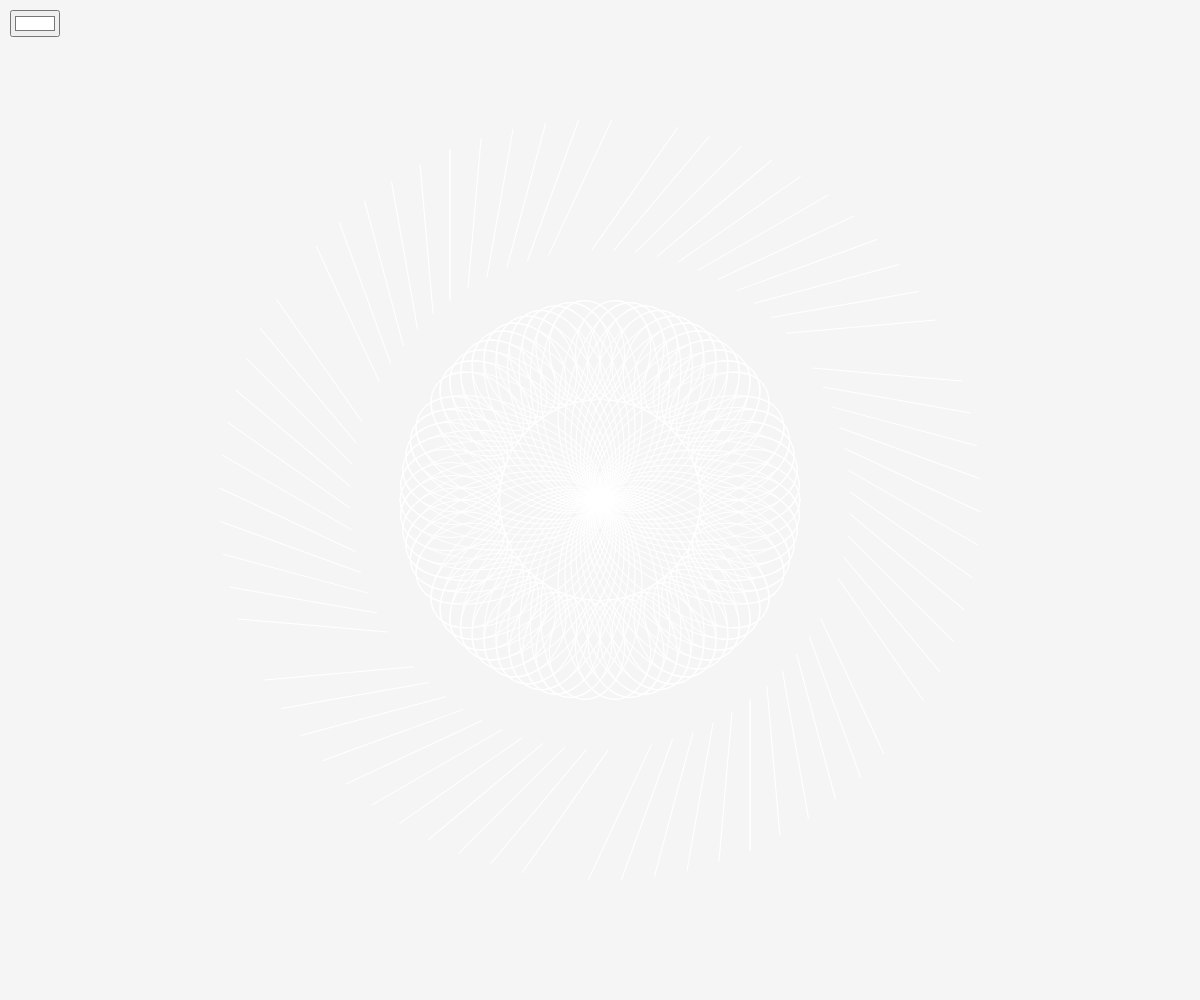
Frame 1 (no input)
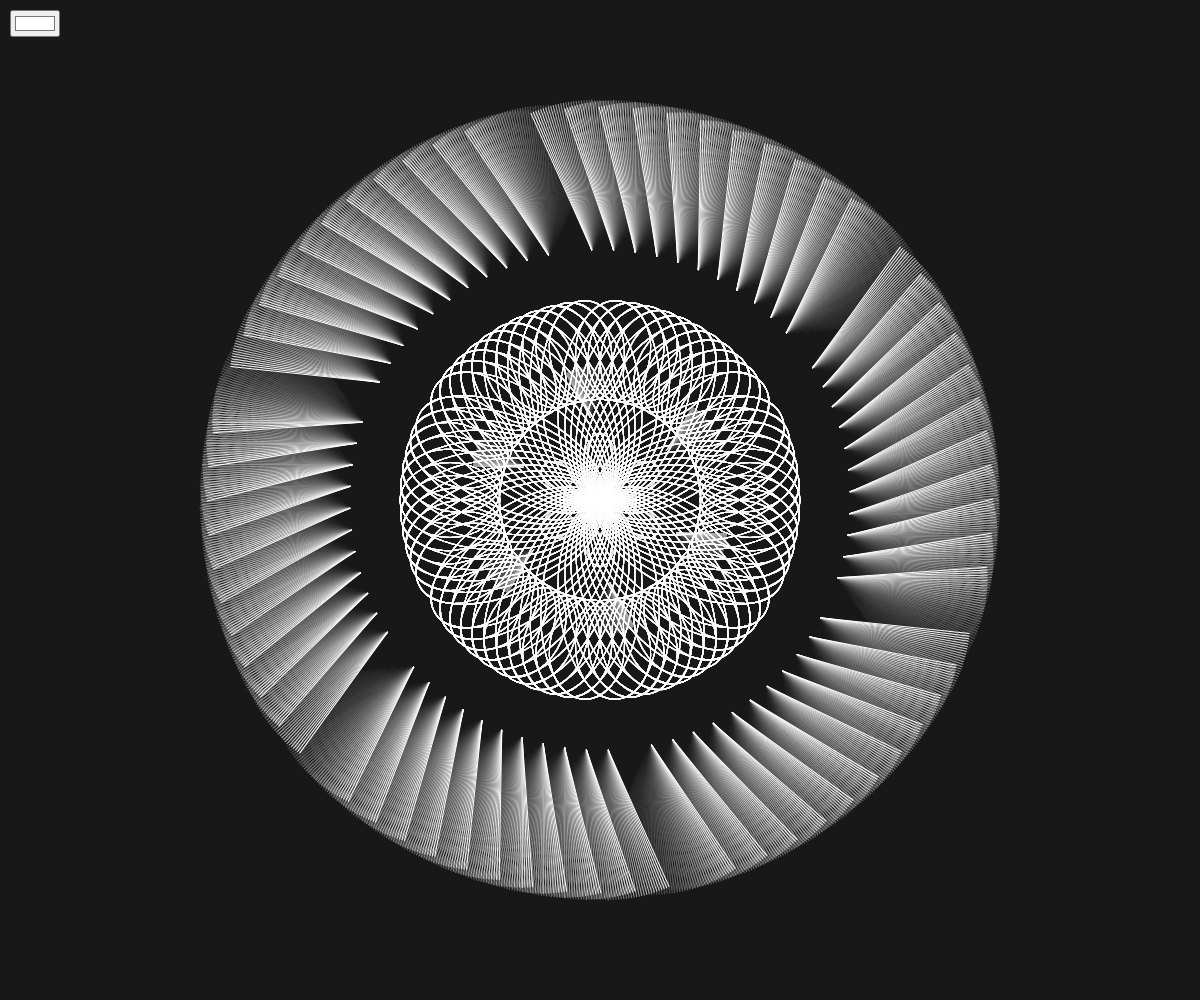
Frame 60 (no input)
Frame 120 (the mouse pressed at the canvas centre since frame 60): identical to frame 60, image omitted

The p5.js sketch that drew these frames (run headless with seeded random() and noise() and a simulated clock; from frame 60 on, the mouse is pressed at the canvas centre):

// p5.js sketch
// ── sketch.js
// Initialisiere die Variablen für das Farbwähler-Element und die Radien der Ellipsen sowie den Rotationswinkel
let colorPicker;
let r1 = 200;
let r2 = 100;
let angle = 0;

// Steuerungsvariablen für die Pausierung und die Richtung der Rotation, Wachstumsrate der Ellipse und maximale Ellipsengröße
let rotationPaused = false;
let reverseRotation = false;
let ellipseGrowthRate = 0.01; // Faktor 8 langsameres Wachstum
let maxEllipseSize = 2000; // Maximale Größe der Ellipse

function setup() {
  // Erstelle einen Farbwähler und platziere ihn an der Position (10, 10)
  colorPicker = createColorPicker('#ffffff');
  colorPicker.position(10, 10);
  
  // Erstelle ein Canvas mit der Größe des Browserfensters und setze den Winkelmodus auf Grad
  createCanvas(windowWidth, windowHeight);
  angleMode(DEGREES);
}

function draw() {
  // Wenn die Rotation pausiert ist, verlasse die draw() Funktion
  if (rotationPaused) {
    return;
  }
  
  // Setze den Hintergrund und zeichne keine Füllung, setze die Strichfarbe auf die des Farbwählers
  background(0, 10);
  noFill();
  stroke(colorPicker.color());

  // Schleife für die Rotation und Zeichnung der Formen
  for (let i = 0; i < 72; i++) {
    push();
    translate(width / 2, height / 2);

    // Je nach Richtung der Rotation, rotiere im oder gegen den Uhrzeigersinn
    if (!reverseRotation) {
      rotate(i * 5);
    } else {
      rotate(-i * 5);
    }

    // Skalierung bei spezifischen Schritten
    if (i % 12 === 6) {
      scale(0.333);
    }

    // Zeichne die erste Ellipse
    ellipse(100, 0, r1, r2);

    // Bei aktivierter Rückwärtsrotation:
    if (reverseRotation) {
      // Wenn die Ellipse kleiner als die maximale Größe ist, vergrößere sie
      if (r2 < maxEllipseSize) {
        r2 += ellipseGrowthRate;
      } else {
        r2 = 100; // Setze die Ellipse zurück auf ihre Ausgangsgröße
        angle = 0; // Starte die Rotation neu
      }
    }
    // Zeichne die zweite Ellipse
    stroke(255);
    ellipse(150, 0, r2, r2 * 0.75);
    stroke(colorPicker.color());

    // Dreieck zeichnen
    push();
    translate(150, r1);
    if (!reverseRotation) {
      rotate(-angle);
    } else {
      rotate(angle);
    }
    triangle(0, 0, 0, 100, 0, 150);
    pop();

    pop();
  }

  // Rotationswinkel erhöhen oder verringern, abhängig von der Richtung
  if (reverseRotation) {
    angle--;
  } else {
    angle++;
  }
}

// Mausklick-Event: Pausiert die Rotation und ändert die Richtung
function mousePressed() {
  rotationPaused = !rotationPaused;
  if (!rotationPaused) {
    reverseRotation = !reverseRotation;
  }
}
